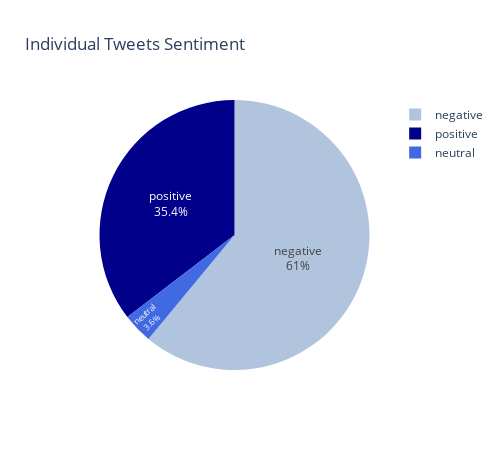

Here is the notebook cell this chart was saved with:
### Code cell
fig = px.pie(individual,values='number', names='sentiment', title='Individual Tweets Sentiment',color='sentiment',
             color_discrete_map={'positive':'darkblue',
                                 'negative':'lightsteelblue',
                                 'neutral':'royalblue',},
            width=500, height=450)
fig.update_traces(textposition='inside', textinfo='percent+label')
fig.show()

### Figure 1 — Plotly figure (JSON) as saved in the notebook; plotly's stock layout.template omitted (floating-point values rounded to 4 significant figures)
{"data": [{"customdata": [["positive"], ["negative"], ["neutral"]], "domain": {"x": [0, 1], "y": [0, 1]}, "hovertemplate": "sentiment=%{customdata[0]}<br>number=%{value}<extra></extra>", "labels": ["positive", "negative", "neutral"], "legendgroup": "", "marker": {"colors": ["darkblue", "lightsteelblue", "royalblue"]}, "name": "", "showlegend": true, "textinfo": "percent+label", "textposition": "inside", "type": "pie", "values": [33331, 57425, 3386]}], "layout": {"height": 450, "legend": {"tracegroupgap": 0}, "title": {"text": "Individual Tweets Sentiment"}, "width": 500}}
